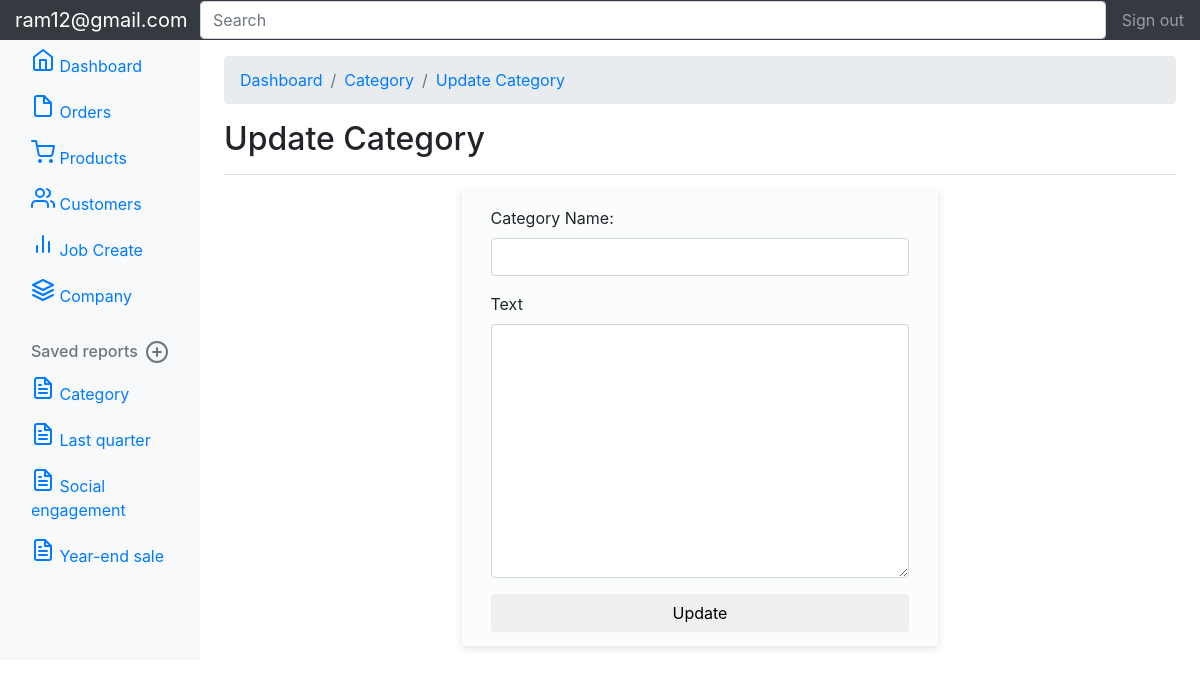
Page /admin/edit_category.php (signed in) on the earlier database version.
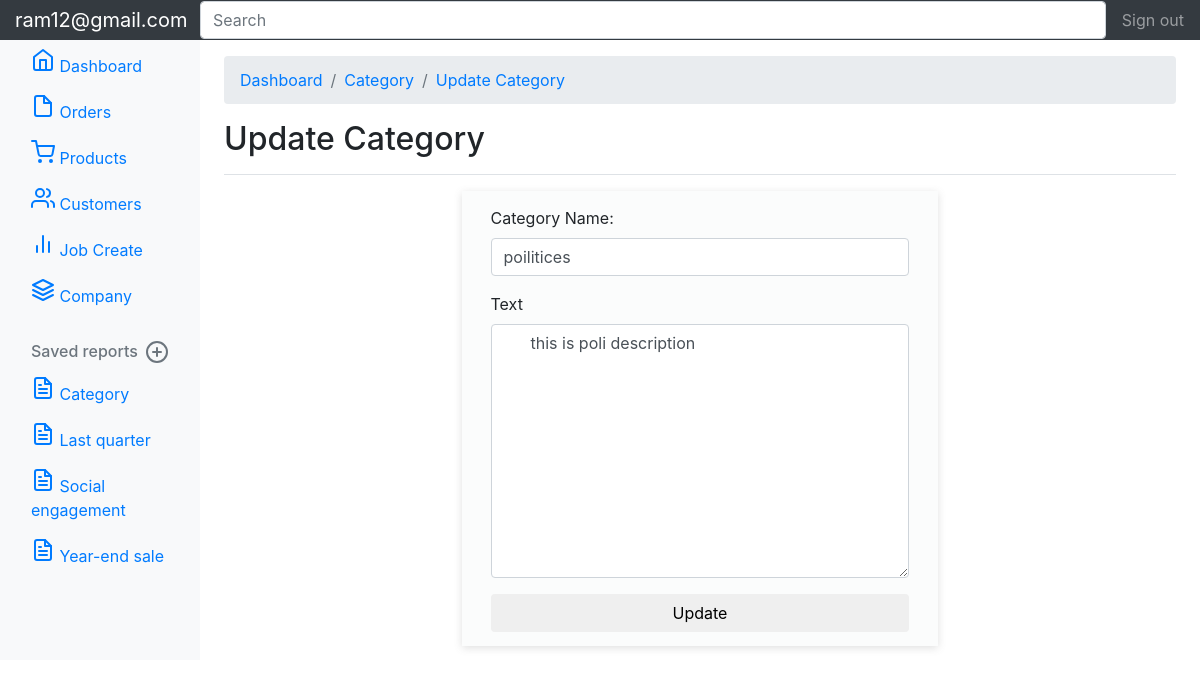
Same page on the later database version.
### tables this page shows
CREATE TABLE `job_category` (
  `id` int(111) NOT NULL,
  `category` varchar(111) NOT NULL,
  `des` varchar(111) NOT NULL
);

### admin/edit_category.php (the view, shortened to what this page needs)
<?php include("header.php")?>
<?php include("include\sidebar.php");?>
<?php
    if($_SESSION['admin_email']){
        $query="select * from job_category";
        $result=mysqli_query($connection,$query);
        $data=mysqli_fetch_assoc($result);
    }
    else{
    header("location:admin_login.php");
    }
?>
        <main role="main" class="col-md-9 ml-sm-auto col-lg-10 pt-3 px-4">
        <nav aria-label="breadcrumb">
  <ol class="breadcrumb">
    <li class="breadcrumb-item"><a href="admin_dashboard.php">Dashboard</a></li>
    <li class="breadcrumb-item"><a href="category.php">Category</a></li>
    <li class="breadcrumb-item"><a href="add_category.php">Update Category</a></li>
  </ol>
</nav>
          <div class="d-flex justify-content-between flex-wrap flex-md-nowrap align-items-center pb-2 mb-3 border-bottom">
          <h1 class="h2">Update Category</h1>
          </div>
          <div  style="width: 50%;margin-left:25%;box-shadow: rgba(99, 99, 99, 0.2) 0px 2px 8px 0px;background-color:#FBFCFC;">
          <form action="" method="POST" style="margin:3%;padding:3%;" name="customer_form">
  <div class="form-group">
    <label for="category">Category Name:</label>
    <input type="text" class="form-control" id="category" name="category"  value="<?php echo $data['category'];?>">
  </div>
  <div class="form-group">
      <label for="my-textarea">Text</label>
      <textarea id="my-textarea" class="form-control" name="description" rows="10">
      <?php echo $data['des'];?>
      </textarea>
    </div>
  <button type="submit" class="btn btn-block btn-default" name="submit">Update</button>
</form>
          </div>
    <?php include("footer.php")?>

Differences in the rows shown:
added job_category: category "poilitices", description "this is poli description"
